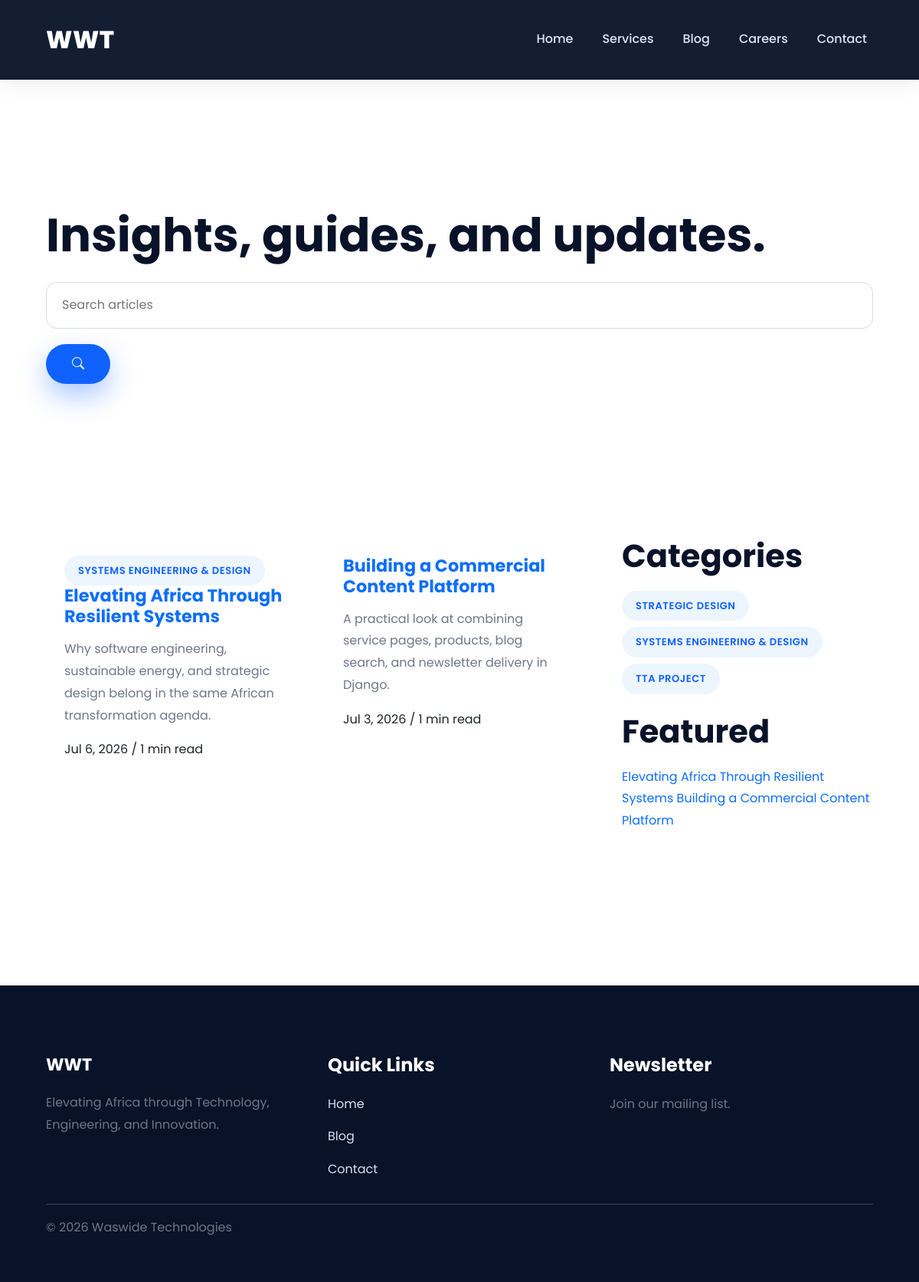
Screenshot of /blog/ with the database file from the repository.
### blog/models.py (models this page shows, shortened)
class Post(models.Model):
    title = models.CharField(max_length=180)
    slug = models.SlugField(unique=True)
    author = models.ForeignKey(get_user_model(), on_delete=models.PROTECT)
    category = models.ForeignKey(Category, on_delete=models.SET_NULL, null=True, blank=True)
    tags = models.ManyToManyField(Tag, blank=True)
    featured_image = models.ImageField(upload_to="blog/", blank=True)
    summary = models.TextField(max_length=420)
    content = models.TextField()
    published = models.BooleanField(default=False)
    published_at = models.DateTimeField(default=timezone.now)
    newsletter_sent = models.BooleanField(default=False, editable=False)
    created_at = models.DateTimeField(auto_now_add=True)
    updated_at = models.DateTimeField(auto_now=True)
    objects = PublishedPostQuerySet.as_manager()
    class Meta:
        ordering = ["-published_at", "-created_at"]
    def get_absolute_url(self):
        return reverse("blog_detail", kwargs={"slug": self.slug})
    def reading_time_minutes(self):
        words = len(self.content.split())
        return max(1, round(words / 220))

class Category(models.Model):
    name = models.CharField(max_length=100)
    slug = models.SlugField(unique=True)
    description = models.TextField(blank=True)
    class Meta:
        ordering = ["name"]
        verbose_name_plural = "categories"
    def get_absolute_url(self):
        return reverse("blog_category", kwargs={"slug": self.slug})

### blog/views.py (the view, shortened to what this page needs)
# urls.py: path("", BlogListView.as_view(), name="blog_list"),
class BlogListView(ListView):
    model = Post
    template_name = "blog/post_list.html"
    context_object_name = "posts"
    paginate_by = 6
    def get_queryset(self):
        queryset = Post.objects.published()
        self.search_form = BlogSearchForm(self.request.GET)
        if self.search_form.is_valid():
            query = self.search_form.cleaned_data.get("q")
        return queryset
    def get_context_data(self, **kwargs):
        context = super().get_context_data(**kwargs)
        context["search_form"] = self.search_form
        context["categories"] = Category.objects.all()
        context["featured_posts"] = Post.objects.published()[:3]
        return context

### blog/forms.py
class BlogSearchForm(forms.Form):
    q = forms.CharField(required=False, label="", widget=forms.TextInput(attrs={"placeholder": "Search articles"}))

### blog/models.py (called while the page is built)
    def published(self):
        return self.filter(published=True, published_at__lte=timezone.now()).select_related("category", "author")

### templates/blog/post_list.html (shortened to what this page needs)
{% extends "base.html" %}
{% block content %}
<section class="page-header py-5">
    <div class="container">
        <p class="eyebrow">Blog</p>
        <h1>{% if category %}{{ category.name }} articles{% else %}Insights, guides, and updates.{% endif %}</h1>
        <form class="search-bar mt-4" method="get">
            {{ search_form.q }}
            <button class="btn btn-primary" type="submit"><i class="bi bi-search"></i></button>
        </form>
    </div>
</section>
<section class="py-5">
    <div class="container">
        <div class="row g-5">
            <div class="col-lg-8">
                <div class="row g-4">
                    {% for post in posts %}
                    <div class="col-md-6">{% include "blog/_post_card.html" with post=post %}</div>
                    {% empty %}
                    <p>No articles found.</p>
                    {% endfor %}
                </div>
            </div>
            <aside class="col-lg-4">
                <div class="sidebar-panel">
                    <h2>Categories</h2>
                    <div class="d-flex flex-wrap gap-2">
                        {% for item in categories %}<a class="category-pill" href="{{ item.get_absolute_url }}">{{ item.name }}</a>{% endfor %}
                    </div>
                </div>
                <div class="sidebar-panel mt-4">
                    <h2>Featured</h2>
                    {% for post in featured_posts %}
                    <a class="featured-link" href="{{ post.get_absolute_url }}">{{ post.title }}</a>
                    {% endfor %}
                </div>
            </aside>
        </div>
    </div>
</section>
{% endblock %}

### templates/base.html (shortened to what this page needs)
{% load static %}
<!DOCTYPE html>
<html lang="en">
<head>
    <link href="https://cdn.jsdelivr.net/npm/bootstrap@5.3.7/dist/css/bootstrap.min.css" rel="stylesheet">
    <link rel="stylesheet" href="{% static 'css/site.css' %}">
    <link rel="stylesheet" href="https://cdn.jsdelivr.net/npm/bootstrap-icons@1.11.3/font/bootstrap-icons.min.css">
</head>
<body>
    {% include "partials/navbar.html" %}
    <main>
        {% block content %}
        {% endblock %}
    </main>
    {% include "partials/footer.html" %}
</body>
</html>

### templates/partials/navbar.html (shortened to what this page needs)
<nav class="navbar navbar-expand-lg navbar-dark">
    <div class="container">
        <a class="navbar-brand" href="/">
            WWT
        </a>
        <div class="collapse navbar-collapse" id="navbar">
            <ul class="navbar-nav ms-auto">
                <li class="nav-item">
                    <a class="nav-link" href="/">Home</a>
                </li>
                <li class="nav-item">
                    <a class="nav-link" href="/services/">Services</a>
                </li>
                <li class="nav-item">
                    <a class="nav-link" href="/blog/">Blog</a>
                </li>
                <li class="nav-item">
                    <a class="nav-link" href="/careers/">Careers</a>
                </li>
                <li class="nav-item">
                    <a class="nav-link" href="/contact/">Contact</a>
                </li>
            </ul>
        </div>
    </div>
</nav>

### templates/blog/_post_card.html (shortened to what this page needs)
<article class="post-card h-100">
    <div class="p-4">
        {% if post.category %}<a class="category-pill" href="{{ post.category.get_absolute_url }}">{{ post.category.name }}</a>{% endif %}
        <h3><a href="{{ post.get_absolute_url }}">{{ post.title }}</a></h3>
        <p>{{ post.summary|truncatewords:24 }}</p>
        <div class="post-meta">{{ post.published_at|date:"M j, Y" }} / {{ post.reading_time_minutes }} min read</div>
    </div>
</article>

### templates/partials/footer.html
<footer>
    <div class="container">
        <div class="row">
            <div class="col-md-4">
                <h3>WWT</h3>
                <p>
                    Elevating Africa through
                    Technology,
                    Engineering,
                    and Innovation.
                </p>
            </div>
            <div class="col-md-4">
                <h4>Quick Links</h4>
                <ul>
                    <li><a href="/">Home</a></li>
                    <li><a href="/blog/">Blog</a></li>
                    <li><a href="/contact/">Contact</a></li>
                </ul>
            </div>
            <div class="col-md-4">
                <h4>Newsletter</h4>
                <p>
                    Join our mailing list.
                </p>
            </div>
        </div>
        <hr>
        <p class="copyright">
            © 2026 Waswide Technologies
        </p>
    </div>
</footer>

### static/css/site.css (style rules this page uses)
:root { --primary: #0F62FE; --primary-dark: #0043CE; --secondary: #081229; --secondary-light: #10274a; --accent: #2ECC71; --accent-dark: #18b45c; --orange: #FF8C00; --light: #F7F9FC; --white: #FFFFFF; --gray: #ECEFF5; --border: #D8DEE8; --text: #20242A; --text-light: #6E7787; --shadow: 0 10px 35px rgba(0, 0, 0, .08); --shadow-lg: 0 25px 60px rgba(0, 0, 0, .15); --radius: 18px; --transition: .35s ease; }
* { margin: 0; padding: 0; box-sizing: border-box; }
html { scroll-behavior: smooth; }
body { font-family: "Poppins", sans-serif; background: #ffffff; color: var(--text); line-height: 1.8; overflow-x: hidden; }
a { text-decoration: none; transition: var(--transition); }
ul { list-style: none; padding: 0; margin: 0; }
section { padding: 100px 0; position: relative; }
.container { width: 92%; max-width: 1250px; margin: auto; }
h1, h2, h3, h4, h5 { font-weight: 700; color: var(--secondary); line-height: 1.2; }
h1 { font-size: 3.8rem; }
h2 { font-size: 2.6rem; margin-bottom: 20px; }
h3 { font-size: 1.4rem; margin-bottom: 15px; }
p { font-size: 1rem; color: var(--text-light); }
.eyebrow { display: inline-block; padding: 8px 18px; background: rgba(255, 255, 255, .15); border: 1px solid rgba(255, 255, 255, .15); border-radius: 50px; color: white; font-size: .85rem; font-weight: 600; letter-spacing: 1px; margin-bottom: 25px; text-transform: uppercase; }
.navbar { background: rgba(8, 18, 41, .95); backdrop-filter: blur(14px); padding: 18px 0; box-shadow: 0 5px 25px rgba(0, 0, 0, .08); z-index: 999; }
.navbar-brand { font-size: 2rem; font-weight: 800; letter-spacing: .5px; color: white !important; }
.nav-link { color: #dbe6ff !important; margin-left: 22px; font-weight: 500; position: relative; }
.nav-link:after { content: ""; position: absolute; bottom: -8px; left: 0; width: 0; height: 3px; background: var(--accent); transition: .35s; }
.btn { border-radius: 50px; padding: 14px 34px; font-weight: 600; transition: .35s; }
.btn-primary { background: var(--primary); border: none; box-shadow: 0 15px 35px rgba(15, 98, 254, .35); }
.row.g-4 { row-gap: 30px; }
.category-pill { display: inline-block; padding: 8px 18px; border-radius: 40px; background: #edf5ff; color: var(--primary); font-size: .82rem; font-weight: 600; text-transform: uppercase; letter-spacing: .5px; }
section .row { align-items: stretch; }
.py-5 { padding-top: 100px !important; padding-bottom: 100px !important; }
footer { background: var(--secondary); color: #d9e1ef; padding: 90px 0 40px; margin-top: 100px; }
footer h3, footer h4 { color: white; margin-bottom: 22px; }
footer ul { list-style: none; padding: 0; margin: 0; }
footer li { margin-bottom: 14px; }
footer a { color: #d9e1ef; transition: .3s; }
input, textarea, select { width: 100%; padding: 15px 20px; border: 1px solid #ddd; border-radius: 14px; margin-bottom: 20px; font-family: inherit; transition: .3s; }
button, .btn, .card, .feature-card, .product-card, .pricing-card, .blog-card, .job-card, .contact-card, .testimonial { transition: all .35s ease; }

### rows the page displays
Post: category.name "SYSTEMS ENGINEERING & DESIGN", title "Elevating Africa Through Resilient Systems", summary "Why software engineering, sustainable energy, and strategic design belong in the same African transformation agenda.", published_at "Jul 6, 2026", reading_time_minutes "1"
Post: title "Building a Commercial Content Platform", summary "A practical look at combining service pages, products, blog search, and newsletter delivery in Django.", published_at "Jul 3, 2026", reading_time_minutes "1"
Category: name "STRATEGIC DESIGN"
Category: name "SYSTEMS ENGINEERING & DESIGN"
Category: name "TTA PROJECT"
